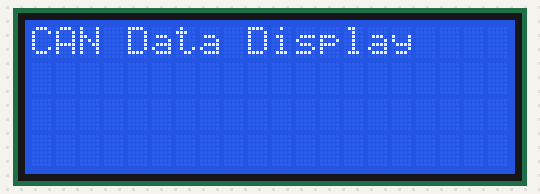
Bench run of a sketch on a simulated Arduino Uno, built with avr-gcc and run on an emulated ATmega328P. Shown: 20×4 character LCD.

Above: at 0.1 s.
At 2.2 s:
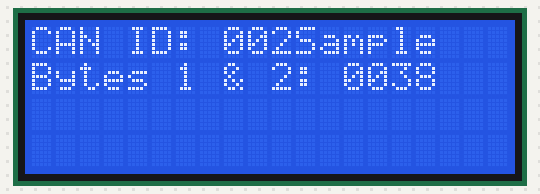
At 7.5 s:
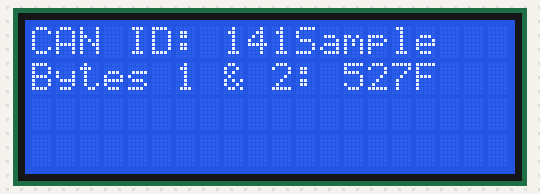
At 11.8 s:
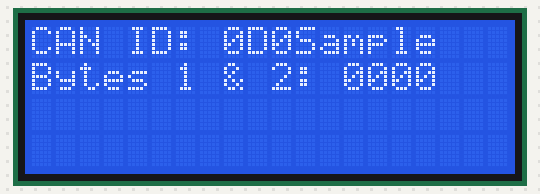
At 20.4 s:
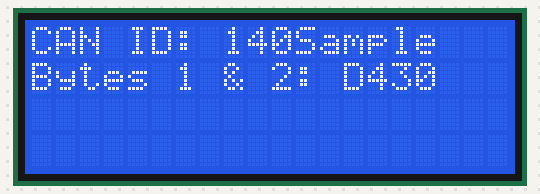
At 38.5 s:
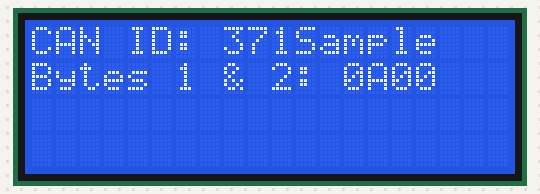

The sketch:

sample_decoder_display.ino
```cpp
#include <Wire.h>
#include <LiquidCrystal_I2C.h>
#include <map>


// Replace with the actual I2C address of your LCD
LiquidCrystal_I2C lcd(0x27, 20, 4);

void setup() {
  Serial.begin(9600);
  lcd.init();
  lcd.backlight(); // Enable the backlight

  // Initialize the display with a welcome message
  lcd.setCursor(0, 0);
  lcd.print("CAN Data Display");
  delay(2000);
  lcd.clear();
}

void loop() {
  // Replace with the actual CAN messages received from your CAN module
  String canData[] = {
        "002#0013700386000000",
        "376#AD",
        "280#0001100000000000",
        "156#0100000000000028",
        "140#0009FD4300000D00",
        "141#06265527FD832700",
        "3D1#96100000FD000000",
        "371#000000A001EA0000",
        "002#0013700588000000",
        "0D0#0F00000000000000",
        "0D1#00000080",
        "0D2#0000FFFF10000000",
        "0D3#8006C00F000000",
        "0D4#0000000000000000",
        "152#E17C000000000880",
        "37A#0000000000040000",
        "370#0000000003080000",
        "140#000AFD4300000D00",
        "141#06265527FD832700",
        "144#C000637E5024A000",
        "360#3801545C0D400100",
        "361#002124D142000000",
        "362#989E89AE9087DE04",
        "002#001370078A000000",
        "280#0002100000000000",
        "156#0100000000000028",
        "140#000BFD4300000D00",
    // ... add more CAN messages as needed
  };

  for (int i = 0; i < sizeof(canData) / sizeof(canData[0]); i++) {
    lcd.clear();

    // Display the CAN message
    lcd.setCursor(0, 0);
    lcd.print("CAN Message:");
    lcd.setCursor(0, 1);
    lcd.print(canData[i]);

    //delay(100);

    // Parse and display relevant information
   parseAndDisplay(canData[i]);

    // Wait before displaying the next message
    delay(1000);
  }
}

void parseAndDisplay(String canMessage) {
  // Replace with your logic to extract and display relevant information
  // For example, you can extract and display vehicle speed from the given data

  // Example: Displaying the ID and Bytes 1 & 2
  String id = canMessage.substring(0, 3);
  String bytes12 = canMessage.substring(9, 13);

  lcd.clear();
  lcd.setCursor(0, 0);
  lcd.print("CAN ID: " + id);
  if (id = "152")
    lcd.print("Sample");
  lcd.setCursor(0, 1);
  lcd.print("Bytes 1 & 2: " + bytes12);

  // Add more parsing logic as needed
}
```

Measured:
- what the display in image 1 shows lasts 1.0 s, from 2.2 s to 3.2 s
